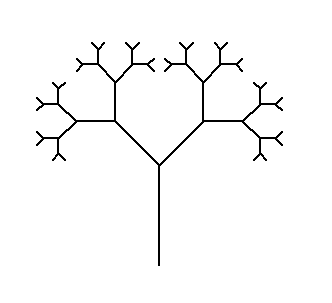

This chart was generated by the following Python code:
"""
   摇一摇树.py
"""
import time
import random
import turtle

def yaoyiyao(x,y):
    """单击屏幕调用这个函数"""
    r = random.randint(5,10)
    for _ in range(r):
        dx = random.randint(-10,10)
        for item in t.items:      # 树的项目编号
            c.move(item,dx,0)     # 让项目水平偏移dx，垂直方向偏移0
        c.update()                # 更新显示
        time.sleep(0.1)
        
    
def draw_tree(length,level):
    """画二叉树
       基本画法是前进往左画一棵更小的树，这颗树画完后会自动回来，
       然后往右画一颗更小的树，最后回到起始点。
    """
    if level<1:return
    turtle.fd(length)                # 前进
    turtle.left(45)                  # 往左转45度
    draw_tree(length/1.6,level-1)    # 画更小的树
    turtle.right(90)                 # 右转90度
    draw_tree(length/1.6,level-1)    # 画更小的树
    turtle.left(45)                  # 往左转45度
    turtle.bk(length)                # 倒回到起始点

turtle.ht()                          # 隐藏海龟
turtle.delay(0)                      # 绘画延时为0毫秒
turtle.speed(0)                      # 动作速度为最快
turtle.width(2)                      # 画笔宽度为2
turtle.left(90)                      # 左转90度

draw_tree(100,6)
t = turtle.getturtle()            # 获取海龟本身
c = turtle.getcanvas()            # 获取画布对象
s = turtle.getscreen()            # 获取屏幕对象
s.onclick(yaoyiyao)               # 单击事件
s.mainloop()                      # 事件循环
